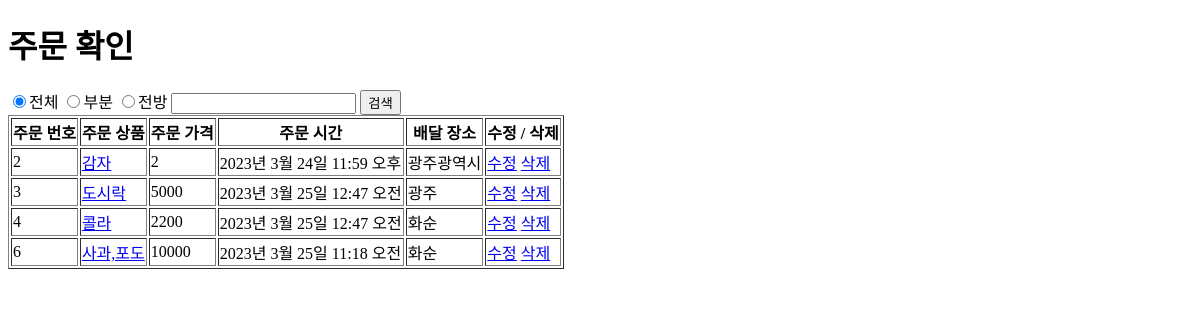
The app's page /order/order_list/, older data.
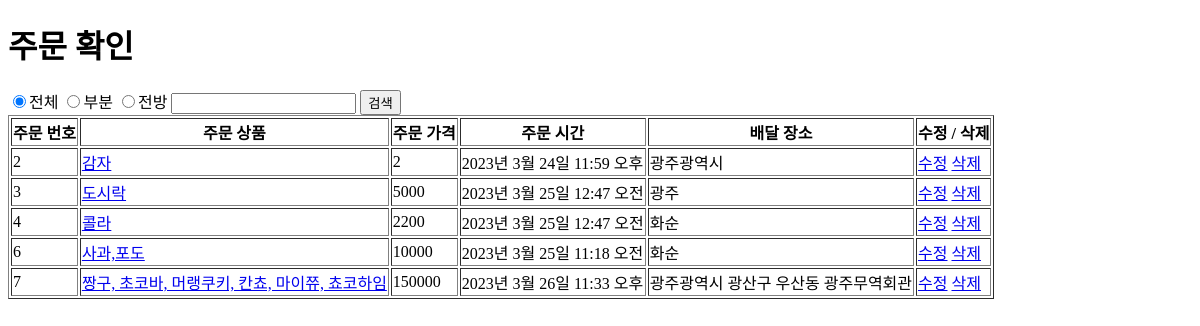
The same page, newer data.
### order/models.py (models this page shows)
class Order(models.Model):
    order_time = models.DateTimeField(default = timezone.now) # 주문일시
    order_text = models.TextField(null=False) # 주문내역
    price = models.IntegerField(default=0, null=False) # 금액
    address = models.TextField(default="포장") # 배달주소

### order/views.py (the view)
# urls.py: path('order_list/', views.order_list),
def order_list(requset) :
    order_list = Order.objects.all()
    context = {
        'order_list' : order_list
    }
    return render(requset, 'order/order_list.html' , context)

### templates/order/order_list.html (shortened to what this page needs)
<!DOCTYPE html>
<html lang="en">
<head>
</head>
<body>
    <h1>주문 확인</h1>
    <form action="../search/" method="get">
        <input type="radio" name="option" value="all" checked>전체
        <input type="radio" name="option" value="part">부분
        <input type="radio" name="option" value="start">전방
        <input type="text" name="order_text">
        <input type="submit" value="검색">
    </form>
    <table border="1">
        <tr>
            <th>주문 번호</th>
            <th>주문 상품</th>
            <th>주문 가격</th>
            <th>주문 시간</th>
            <th>배달 장소</th>
            <th>수정 / 삭제</th>
        </tr>
        {% for order in order_list %}
        <tr>
            <td>{{order.id}}</td>
            <td>
                <a href="../{{order.id}}/">{{order.order_text}}</a>
            </td>
            <td>{{order.price}}</td>
            <td>{{order.order_time}}</td>
            <td>{{order.address}}</td>
            <td>
                <a href="../{{order.id}}/update/">수정</a>
                <a href="../{{order.id}}/delete/">삭제</a>
            </td>
        </tr>
        {% endfor %}
    </table>
</body>
</html>

Row changes from the older to the newer data that the page shows:
added Order: id "7", order_text "짱구, 초코바, 머랭쿠키, 칸쵸, 마이쮸, 쵸코하임", price "150000", order_time "2023년 3월 26일 11:33 오후", address "광주광역시 광산구 우산동 광주무역회관"
